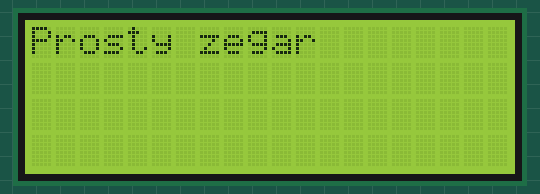
Simulated run of this sketch. Board: Arduino Uno, built with avr-gcc and run on an emulated ATmega328P. Parts: 20×4 character LCD. Wiring (inferred from the names in the program): DS3231 clock at I2C address 0x68. The local clock reads 2024-03-15 10:24:30 at power-on unless the sketch sets it; what the sketch prints to the serial monitor is not drawn.

Above: at 0.1 s.
At 0.7 s:
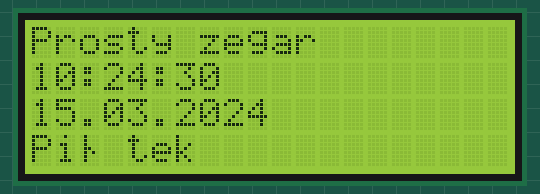
At 12.0 s:
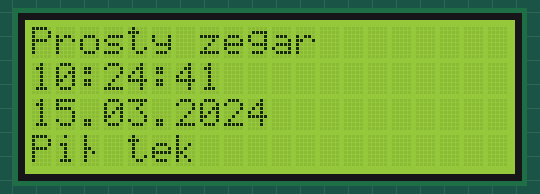
At 19.3 s:
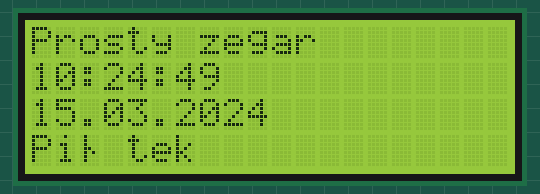
At 29.6 s:
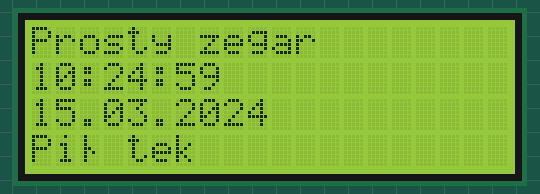
At 38.9 s:
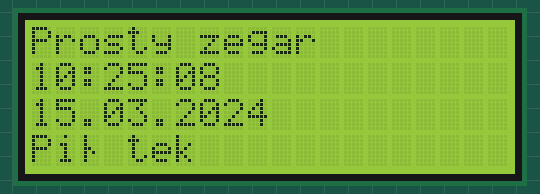

Measured:
- what the display in image 1 shows lasts 1.0 s, from 0.6 s to 1.6 s

The sketch:

ClockByTheBook.ino
```cpp
#include "Wire.h"
#include <LiquidCrystal_I2C.h>

LiquidCrystal_I2C lcd(0x27, 2, 1, 0, 4, 5, 6, 7, 3, POSITIVE);  // Ustawienie adresu ukladu na 0x27

#define DS3231_I2C_ADDRESS 0x68

// Konwersja liczby dziesiętnej do postaci binarnej
byte decToBcd(byte val){
  return( (val/10*16) + (val%10) );
}

// Konwersja liczby binarnej do postaci dziesiętnej
byte bcdToDec(byte val){
  return( (val/16*10) + (val%16) );
}

void setup(){
  Wire.begin();
  Serial.begin(9600);
  // Ustawienie czasu w momencie inicjacji układu:
  // DS3231 seconds, minutes, hours, day, date, month, year
  // setDS3231time(00,01,11,7,11,03,17);

  lcd.begin(20,4);
  lcd.backlight(); // załączenie podświetlenia
  lcd.setCursor(0,0);
  lcd.print("Prosty zegar");
  delay(500);
}

void setDS3231time(byte second, byte minute, byte hour, byte dayOfWeek, byte
dayOfMonth, byte month, byte year)
{
  // ustawienie czasu i daty w DS3231
  Wire.beginTransmission(DS3231_I2C_ADDRESS);
  Wire.write(0);                    // określa, że następna wartość ma trafić do rejestru sekund
  Wire.write(decToBcd(second));     // ustawienie sekund
  Wire.write(decToBcd(minute));     // ustawienie minuty
  Wire.write(decToBcd(hour));       // ustawienie godziny
  Wire.write(decToBcd(dayOfWeek));  // ustawienie dnia tygodnia (1=niedziela, 7=sobota)
  Wire.write(decToBcd(dayOfMonth)); // ustawienie dnia (1-31)
  Wire.write(decToBcd(month));      // ustawienie miesiąca
  Wire.write(decToBcd(year));       // ustawienie roku (0-99)
  Wire.endTransmission();
}

void readDS3231time(byte *second,
byte *minute,
byte *hour,
byte *dayOfWeek,
byte *dayOfMonth,
byte *month,
byte *year)
{
  Wire.beginTransmission(DS3231_I2C_ADDRESS);
  Wire.write(0); // ustawia rejestr DS3231 na 00h
  Wire.endTransmission();
  Wire.requestFrom(DS3231_I2C_ADDRESS, 7);
  // żąda 7 bajtów danych od modułu DS3231 począwszy od rejestru 00h
  *second = bcdToDec(Wire.read() & 0x7f);
  *minute = bcdToDec(Wire.read());
  *hour = bcdToDec(Wire.read() & 0x3f);
  *dayOfWeek = bcdToDec(Wire.read());
  *dayOfMonth = bcdToDec(Wire.read());
  *month = bcdToDec(Wire.read());
  *year = bcdToDec(Wire.read());
}

void displayTime(){
  byte second, minute, hour, dayOfWeek, dayOfMonth, month, year;
  // retrieve data from DS3231
  readDS3231time(&second, &minute, &hour, &dayOfWeek, &dayOfMonth, &month,
  &year);

// Przekazanie danych do wyświetlenie w serial monitorze i do LCD

  // CZAS
  // Godziny
    // podczas wyświetlania konwertuje wartość zmiennej typu bitowego do postaci dziesiętnej
  Serial.print(hour, DEC);
  if (hour<10) {
    lcd.setCursor(0,1);
    lcd.print("0");
    lcd.print(hour, DEC);
  } else {
    lcd.setCursor(0,1);
    lcd.print(hour, DEC);
    }
  Serial.print(":");
 // lcd.setCursor(2,1);
  lcd.print(":");

  // Minuty
  Serial.print(minute, DEC);
  if (minute<10) {
    Serial.print("0");
    lcd.setCursor(3,1);
    lcd.print("0");
    lcd.print(minute, DEC);
  } else {
    lcd.setCursor(3,1);
    lcd.print(minute, DEC);
    }
  Serial.print(":");
  lcd.print(":");

  //Sekundy
  if (second<10){
    Serial.print("0");
    lcd.setCursor(6,1);
    lcd.print("0");
    lcd.print(second, DEC);
  } else {
    Serial.print(second, DEC);
    lcd.setCursor(6,1);
    lcd.print(second, DEC);
    }

// DATA
  Serial.print(" ");
  Serial.print(dayOfMonth, DEC);
  Serial.print("/");
  Serial.print(month, DEC);
  Serial.print("/");
  Serial.print(year, DEC);
  lcd.setCursor(0,2);
  lcd.print("0");

  // Dzień
  if (dayOfMonth<10){
    lcd.setCursor(0,2);
    lcd.print("0");
    lcd.print(dayOfMonth, DEC);
  } else {
    lcd.setCursor(0,2);
    lcd.print(dayOfMonth, DEC);
    }
    lcd.print(".");

  // Miesiąc
  if (month<10){
    lcd.setCursor(3,2);
    lcd.print("0");
    lcd.print(month, DEC);
  } else {
    lcd.setCursor(3,2);
    lcd.print(month, DEC);
    }
    lcd.print(".");

   //Rok
    lcd.print("20");
    if (year<10){
    lcd.setCursor(8,2);
    lcd.print("0");
    lcd.print(year, DEC);
  } else {
    lcd.setCursor(8,2);
    lcd.print(year, DEC);
    }

  Serial.print(" ");
  lcd.setCursor(0,3);
  switch(dayOfWeek){
  case 1:
    Serial.println("Niedziela");
    lcd.print("Niedziela");
    break;
  case 2:
    Serial.println("Poniedzialek");
    lcd.print("Poniedzialek");
    break;
  case 3:
    Serial.println("Wtorek");
    lcd.print("Wtorek");
    break;
  case 4:
    Serial.println("Środa");
    lcd.print("Środa");
    break;
  case 5:
    Serial.println("Czwartek");
    lcd.print("Czwartek");
    break;
  case 6:
    Serial.println("Piątek");
    lcd.print("Piątek");
    break;
  case 7:
    Serial.println("Sobota");
    lcd.print("Sobota");
    break;
  }
}
void loop()
{
  displayTime(); // wyświetlanie czasu rzeczywistego
  delay(1000);   // odśwież co sekundę
}
```
